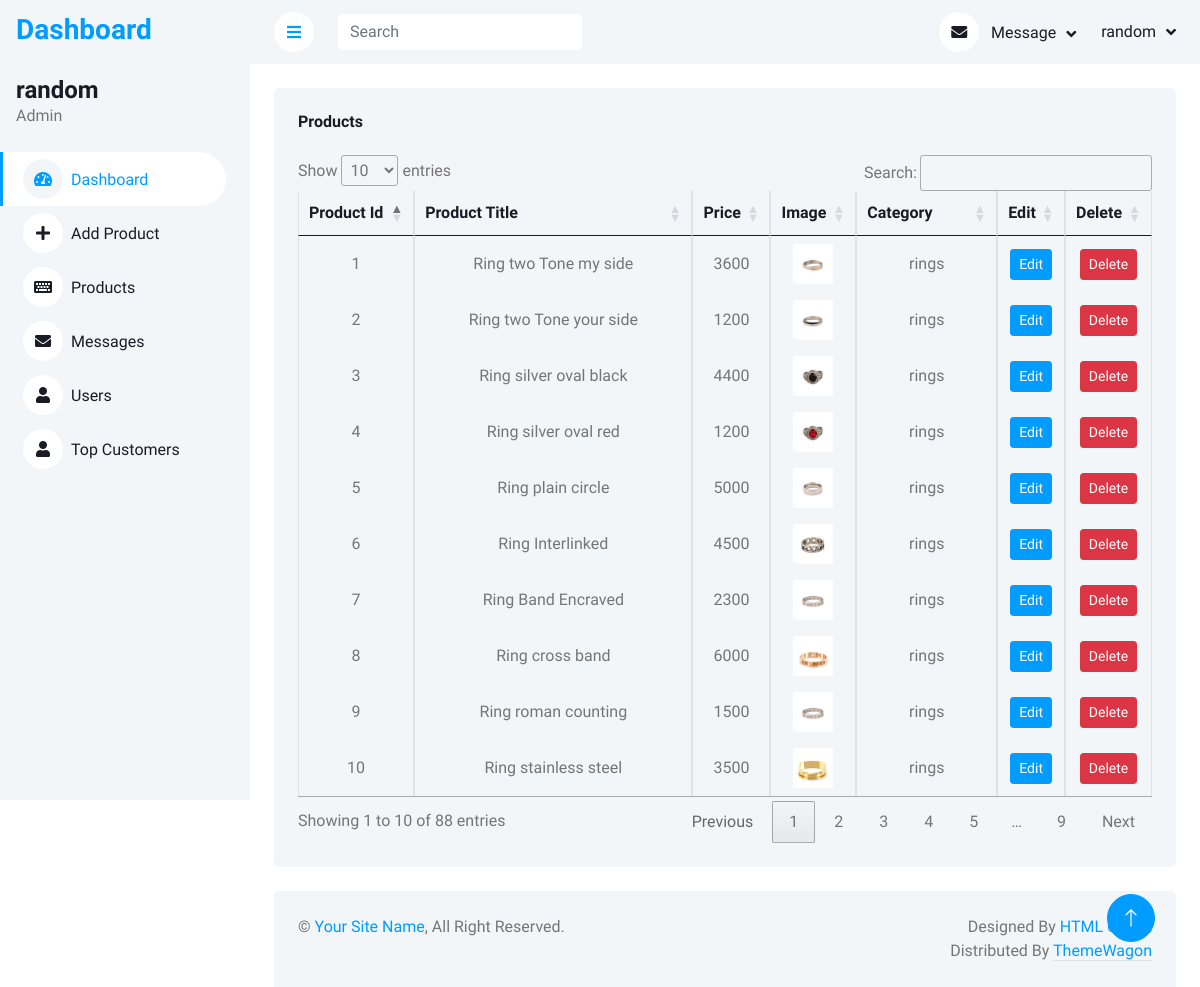
/admin-panel/products.php (signed in), run on the app's committed database.
### tables this page shows
CREATE TABLE `products` (
  `product_id` int(50) NOT NULL,
  `product_name` varchar(255) NOT NULL,
  `product_price` int(100) NOT NULL,
  `product_image` varchar(255) NOT NULL,
  `product_category` int(100) NOT NULL
);

CREATE TABLE `product_categories` (
  `category_id` int(50) NOT NULL,
  `category_name` varchar(255) NOT NULL
);

### admin-panel/products.php (the view, shortened to what this page needs)
<!DOCTYPE html>
<html lang="en">
<head>
    <link href="css/style.css" rel="stylesheet">
    <link href="css/customize.css" rel="stylesheet">
    <link href="https://cdnjs.cloudflare.com/ajax/libs/font-awesome/5.10.0/css/all.min.css" rel="stylesheet">
    <link href="https://cdn.jsdelivr.net/npm/bootstrap-icons@1.4.1/font/bootstrap-icons.css" rel="stylesheet">
    <link href="https://cdn.datatables.net/1.13.6/css/jquery.dataTables.min.css" rel="stylesheet">
    <link href="css/bootstrap.min.css" rel="stylesheet">
</head>
<body>
    <div class="container-xxl position-relative bg-white d-flex p-0">
        <?php include('sidebar.php') ?>
        <div class="content">
            <?php include('navbar.php') ?>
            <div class="container-fluid pt-4 px-4">
                <div class="bg-light text-center rounded p-4">
                    <div class="d-flex align-items-center justify-content-between mb-4">
                        <h6 class="mb-0">Products</h6>
                    </div>
                    <div class="table-responsive">
                        <table class="table text-center align-middle table-bordered table-hover mb-0" id="products-table">
                            <thead>
                                <tr class="text-dark">
                                    <th scope="col">Product Id</th>
                                    <th scope="col">Product Title</th>
                                    <th scope="col">Price</th>
                                    <th scope="col">Image</th>
                                    <th scope="col">Category</th>
                                    <th scope="col">Edit</th>
                                    <th scope="col">Delete</th>
                                </tr>
                            </thead>
                            <tbody>
                                    <?php
                                    $selectproduct = "select * from products order by product_name";
                                    $selectresult = mysqli_query($connection, $selectproduct);
                                    if (mysqli_num_rows($selectresult) > 0) {
                                        while ($rows = mysqli_fetch_array($selectresult)) {
                                            $category_id = $rows['product_category'];
                                    ?>
                                            <td><?php echo $rows['product_id'] ?></td>
                                            <td><?php echo $rows['product_name'] ?></td>
                                            <td><?php echo $rows['product_price'] ?></td>
                                            <td><img class="img-fluid" src="../front-end/uploadimg/<?php echo $rows['product_image'] ?>" width="40"></td>
                                            <?php
                                            $select = "select category_name from product_categories where category_id = $category_id";
                                            $category = mysqli_query($connection, $select);
                                            if (mysqli_num_rows($category) > 0) {
                                                $cate = mysqli_fetch_array($category);
                                            }
                                            ?>
                                            <td><?php echo $cate['category_name'] ?></td>
                                            <td><a href="products.php?edit=<?php echo $rows['product_id'] ?>" class="edit btn btn-sm btn-primary" title="edit product" id="modaltoggle">Edit</a></td>
                                            <td><a href="products.php?delete=<?php echo $rows['product_id'] ?>" class="btn btn-sm btn-danger" title="delete product" onclick="return confirm('are you sure you want to delete this?')">Delete</a></td>
                        <?php
                                        }
                                    }
                        ?>
                            </tbody>
                        </table>
                    </div>
                </div>
            </div>
            <div class="container-fluid pt-4 px-4">
                <div class="bg-light rounded-top p-4">
                    <div class="row">
                        <div class="col-12 col-sm-6 text-center text-sm-start">
                            &copy; <a href="#">Your Site Name</a>, All Right Reserved.
                        </div>
                        <div class="col-12 col-sm-6 text-center text-sm-end">
                            Designed By <a href="https://htmlcodex.com">HTML Codex</a>
                            Distributed By <a class="border-bottom" href="https://themewagon.com" target="_blank">ThemeWagon</a>
                        </div>
                    </div>
                </div>
            </div>
        </div>
        <a href="#" class="btn btn-lg btn-primary btn-lg-square back-to-top"><i class="bi bi-arrow-up"></i></a>
    </div>
</body>
</html>

### admin-panel/css/style.css (style rules this page uses)
:root { --primary: #009CFF; --light: #F3F6F9; --dark: #191C24; }
.back-to-top { position: fixed; display: none; right: 45px; bottom: 45px; z-index: 99; }
.btn { transition: .5s; }
.btn.btn-primary { color: #FFFFFF; }
.btn-lg-square { width: 48px; height: 48px; }
.btn-square, .btn-sm-square, .btn-lg-square { padding: 0; display: inline-flex; align-items: center; justify-content: center; font-weight: normal; border-radius: 50px; }
.content { margin-left: 250px; min-height: 100vh; background: #FFFFFF; transition: 0.5s; }
@media (min-width: 992px) { .content { width: calc(100% - 250px); } }

### data on the page
products: product_id "7", product_name "Ring Band Encraved", product_price "2300", product_image (picture), product_category.category_name "rings"
products: product_id "8", product_name "Ring cross band", product_price "6000", product_image (picture), product_category.category_name "rings"
products: product_id "6", product_name "Ring Interlinked", product_price "4500", product_image (picture), product_category.category_name "rings"
products: product_id "5", product_name "Ring plain circle", product_price "5000", product_image (picture), product_category.category_name "rings"
products: product_id "9", product_name "Ring roman counting", product_price "1500", product_image (picture), product_category.category_name "rings"
products: product_id "3", product_name "Ring silver oval black", product_price "4400", product_image (picture), product_category.category_name "rings"
products: product_id "4", product_name "Ring silver oval red", product_price "1200", product_image (picture), product_category.category_name "rings"
products: product_id "10", product_name "Ring stainless steel", product_price "3500", product_image (picture), product_category.category_name "rings"
products: product_id "1", product_name "Ring two Tone my side", product_price "3600", product_image (picture), product_category.category_name "rings"
products: product_id "2", product_name "Ring two Tone your side", product_price "1200", product_image (picture), product_category.category_name "rings"

### other printed values
$_SESSION['username'] "random"
